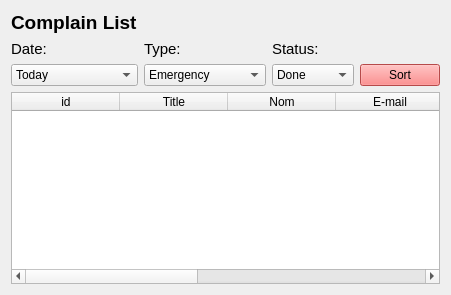
              <widget class="QWidget" name="Display">
               <attribute name="title">
                <string>Display</string>
               </attribute>
               <layout class="QGridLayout" name="gridLayout_15">
                <item row="3" column="0">
                 <widget class="QComboBox" name="comboBoxCategory_9">
                  <property name="styleSheet">
                   <string notr="true"/>
                  </property>
                  <item>
                   <property name="text">
                    <string>Today</string>
                   </property>
                  </item>
                  <item>
                   <property name="text">
                    <string>This Week</string>
                   </property>
                  </item>
                  <item>
                   <property name="text">
                    <string>This Month</string>
                   </property>
                  </item>
                  <item>
                   <property name="text">
                    <string>This Year</string>
                   </property>
                  </item>
                 </widget>
                </item>
                <item row="2" column="1">
                 <widget class="QLabel" name="label_25">
                  <property name="font">
                   <font>
                    <pointsize>11</pointsize>
                   </font>
                  </property>
                  <property name="text">
                   <string>Type:</string>
                  </property>
                 </widget>
                </item>
                <item row="2" column="2">
                 <widget class="QLabel" name="label_27">
                  <property name="font">
                   <font>
                    <pointsize>11</pointsize>
                   </font>
                  </property>
                  <property name="text">
                   <string>Status:</string>
                  </property>
                 </widget>
                </item>
                <item row="3" column="1">
                 <widget class="QComboBox" name="comboBoxCategory_5">
                  <property name="styleSheet">
                   <string notr="true"/>
                  </property>
                  <item>
                   <property name="text">
                    <string>Emergency</string>
                   </property>
                  </item>
                  <item>
                   <property name="text">
                    <string>water leak</string>
                   </property>
                  </item>
                  <item>
                   <property name="text">
                    <string>delay exprired</string>
                   </property>
                  </item>
                  <item>
                   <property name="text">
                    <string>Broken Produuct</string>
                   </property>
                  </item>
                 </widget>
                </item>
                <item row="3" column="3">
                 <widget class="QPushButton" name="btnSubmit_3">
                  <property name="palette">
                   <palette>
                    <active>
                     <colorrole role="WindowText">
                      <brush brushstyle="SolidPattern">
                       <color alpha="255">
                        <red>0</red>
                        <green>0</green>
                        <blue>0</blue>
                       </color>
                      </brush>
                     </colorrole>
                     <colorrole role="Button">
                      <brush brushstyle="SolidPattern">
                       <color alpha="255">
                        <red>255</red>
                        <green>104</green>
                        <blue>104</blue>
                       </color>
                      </brush>
                     </colorrole>
                     <colorrole role="Text">
                      <brush brushstyle="SolidPattern">
                       <color alpha="255">
                        <red>0</red>
                        <green>0</green>
                        <blue>0</blue>
                       </color>
                      </brush>
                     </colorrole>
                     <colorrole role="ButtonText">
                      <brush brushstyle="SolidPattern">
                       <color alpha="255">
                        <red>0</red>
                        <green>0</green>
                        <blue>0</blue>
                       </color>
                      </brush>
                     </colorrole>
                     <colorrole role="Base">
                      <brush brushstyle="SolidPattern">
                       <color alpha="255">
                        <red>255</red>
                        <green>104</green>
                        <blue>104</blue>
                       </color>
                      </brush>
                     </colorrole>
                     <colorrole role="Window">
                      <brush brushstyle="SolidPattern">
                       <color alpha="255">
                        <red>255</red>
                        <green>104</green>
                        <blue>104</blue>
                       </color>
                      </brush>
                     </colorrole>
                     <colorrole role="PlaceholderText">
                      <brush brushstyle="SolidPattern">
                       <color alpha="128">
                        <red>255</red>
                        <green>255</green>
                        <blue>255</blue>
                       </color>
                      </brush>
                     </colorrole>
                    </active>
                    <inactive>
                     <colorrole role="WindowText">
                      <brush brushstyle="SolidPattern">
                       <color alpha="255">
                        <red>0</red>
                        <green>0</green>
                        <blue>0</blue>
                       </color>
                      </brush>
                     </colorrole>
                     <colorrole role="Button">
                      <brush brushstyle="SolidPattern">
                       <color alpha="255">
                        <red>255</red>
                        <green>104</green>
                        <blue>104</blue>
                       </color>
                      </brush>
                     </colorrole>
                     <colorrole role="Text">
                      <brush brushstyle="SolidPattern">
                       <color alpha="255">
                        <red>0</red>
                        <green>0</green>
                        <blue>0</blue>
                       </color>
                      </brush>
                     </colorrole>
                     <colorrole role="ButtonText">
                      <brush brushstyle="SolidPattern">
                       <color alpha="255">
                        <red>0</red>
                        <green>0</green>
                        <blue>0</blue>
                       </color>
                      </brush>
                     </colorrole>
                     <colorrole role="Base">
                      <brush brushstyle="SolidPattern">
                       <color alpha="255">
                        <red>255</red>
                        <green>104</green>
                        <blue>104</blue>
                       </color>
                      </brush>
                     </colorrole>
                     <colorrole role="Window">
                      <brush brushstyle="SolidPattern">
                       <color alpha="255">
                        <red>255</red>
                        <green>104</green>
                        <blue>104</blue>
                       </color>
                      </brush>
                     </colorrole>
                     <colorrole role="PlaceholderText">
                      <brush brushstyle="SolidPattern">
                       <color alpha="128">
                        <red>255</red>
                        <green>255</green>
                        <blue>255</blue>
                       </color>
                      </brush>
                     </colorrole>
                    </inactive>
                    <disabled>
                     <colorrole role="WindowText">
                      <brush brushstyle="SolidPattern">
                       <color alpha="255">
                        <red>255</red>
                        <green>255</green>
                        <blue>255</blue>
                       </color>
                      </brush>
                     </colorrole>
                     <colorrole role="Button">
                      <brush brushstyle="SolidPattern">
                       <color alpha="255">
                        <red>255</red>
                        <green>104</green>
                        <blue>104</blue>
                       </color>
                      </brush>
                     </colorrole>
                     <colorrole role="Text">
                      <brush brushstyle="SolidPattern">
                       <color alpha="255">
                        <red>255</red>
                        <green>255</green>
                        <blue>255</blue>
                       </color>
                      </brush>
                     </colorrole>
                     <colorrole role="ButtonText">
                      <brush brushstyle="SolidPattern">
                       <color alpha="255">
                        <red>255</red>
                        <green>255</green>
                        <blue>255</blue>
                       </color>
                      </brush>
                     </colorrole>
                     <colorrole role="Base">
                      <brush brushstyle="SolidPattern">
                       <color alpha="255">
                        <red>255</red>
                        <green>104</green>
                        <blue>104</blue>
                       </color>
                      </brush>
                     </colorrole>
                     <colorrole role="Window">
                      <brush brushstyle="SolidPattern">
                       <color alpha="255">
                        <red>255</red>
                        <green>104</green>
                        <blue>104</blue>
                       </color>
                      </brush>
                     </colorrole>
                     <colorrole role="PlaceholderText">
                      <brush brushstyle="SolidPattern">
                       <color alpha="128">
                        <red>255</red>
                        <green>255</green>
                        <blue>255</blue>
                       </color>
                      </brush>
                     </colorrole>
                    </disabled>
                   </palette>
                  </property>
                  <property name="autoFillBackground">
                   <bool>false</bool>
                  </property>
                  <property name="styleSheet">
                   <string notr="true"/>
                  </property>
                  <property name="text">
                   <string>Sort</string>
                  </property>
                 </widget>
                </item>
                <item row="2" column="0">
                 <widget class="QLabel" name="label_26">
                  <property name="font">
                   <font>
                    <pointsize>11</pointsize>
                   </font>
                  </property>
                  <property name="text">
                   <string>Date:</string>
                  </property>
                 </widget>
                </item>
                <item row="3" column="2">
                 <widget class="QComboBox" name="comboBoxCategory_6">
                  <property name="styleSheet">
                   <string notr="true"/>
                  </property>
                  <item>
                   <property name="text">
                    <string>Done</string>
                   </property>
                  </item>
                  <item>
                   <property name="text">
                    <string>on hold
</string>
                   </property>
                  </item>
                  <item>
                   <property name="text">
                    <string>Canceled</string>
                   </property>
                  </item>
                 </widget>
                </item>
                <item row="4" column="0" colspan="4">
                 <widget class="QTableWidget" name="tableWidget_4">
                  <property name="alternatingRowColors">
                   <bool>false</bool>
                  </property>
                  <property name="selectionBehavior">
                   <enum>QAbstractItemView::SelectionBehavior::SelectRows</enum>
                  </property>
                  <property name="showGrid">
                   <bool>true</bool>
                  </property>
                  <property name="cornerButtonEnabled">
                   <bool>true</bool>
                  </property>
                  <property name="rowCount">
                   <number>0</number>
                  </property>
                  <property name="columnCount">
                   <number>7</number>
                  </property>
                  <attribute name="horizontalHeaderCascadingSectionResizes">
                   <bool>false</bool>
                  </attribute>
                  <attribute name="horizontalHeaderDefaultSectionSize">
                   <number>108</number>
                  </attribute>
                  <column>
                   <property name="text">
                    <string>id</string>
                   </property>
                  </column>
                  <column>
                   <property name="text">
                    <string>Title</string>
                   </property>
                  </column>
                  <column>
                   <property name="text">
                    <string>Nom</string>
                   </property>
                  </column>
                  <column>
                   <property name="text">
                    <string>E-mail</string>
                   </property>
                  </column>
                  <column>
                   <property name="text">
                    <string>Phone</string>
                   </property>
                  </column>
                  <column>
                   <property name="text">
                    <string>Description</string>
                   </property>
                  </column>
                  <column>
                   <property name="text">
                    <string>Status</string>
                   </property>
                  </column>
                 </widget>
                </item>
                <item row="1" column="0">
                 <widget class="QLabel" name="label_28">
                  <property name="maximumSize">
                   <size>
                    <width>261</width>
                    <height>81</height>
                   </size>
                  </property>
                  <property name="baseSize">
                   <size>
                    <width>0</width>
                    <height>1000</height>
                   </size>
                  </property>
                  <property name="font">
                   <font>
                    <family>Arial</family>
                    <pointsize>14</pointsize>
                    <bold>true</bold>
                    <underline>false</underline>
                   </font>
                  </property>
                  <property name="text">
                   <string>Complain List</string>
                  </property>
                 </widget>
                </item>
               </layout>
              </widget>
